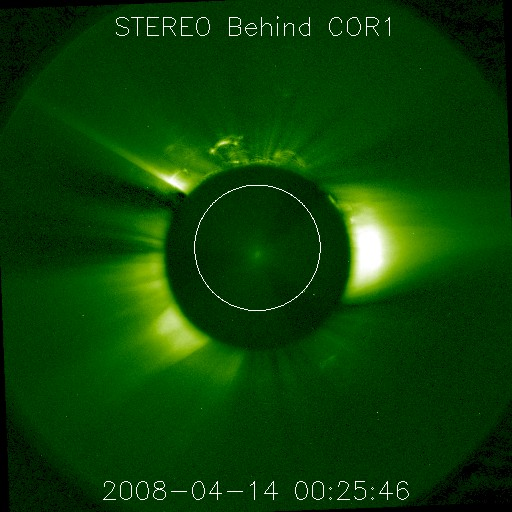
//> input picture data/a-o.jpg, 512 x 512 px
$ ./thresh_test data/a-o.jpg   (built with g++ and OpenCV 4)
//> lines starting //> are read from the running program, lines starting //| are printed output that depends on the picture; after the words box and inside, x2 and y2 are one past the last pixel; in counts of white or black regions, pixels touching at a corner belong together
//
// Created by Jean-Luc Thumm on 7/17/17.
//
/**
 * @file HoughCircle_Demo.cpp
 * @brief Demo code for Hough Transform
 * @author OpenCV team
 */

#include "opencv2/imgcodecs.hpp"
#include "opencv2/highgui.hpp"
#include "opencv2/imgproc.hpp"
#include <iostream>

using namespace std;
using namespace cv;

namespace
{
    // windows and trackbars name
    const std::string windowName = "Hough Circle Detection Demo";
    const std::string cannyThresholdTrackbarName = "Canny threshold";
    const std::string accumulatorThresholdTrackbarName = "Accumulator Threshold";
    const std::string usage = "Usage : tutorial_HoughCircle_Demo <path_to_input_image>\n";

    // initial and max values of the parameters of interests.
    const int cannyThresholdInitialValue = 200;
    const int accumulatorThresholdInitialValue = 50;
    const int maxAccumulatorThreshold = 200;
    const int maxCannyThreshold = 255;

    void HoughDetection(const Mat& src_gray, const Mat& src_display, int cannyThreshold, int accumulatorThreshold)
    {
        // will hold the results of the detection
        std::vector<Vec3f> circles;
        // runs the actual detection
        HoughCircles( src_gray, circles, HOUGH_GRADIENT, 1, src_gray.rows/8, cannyThreshold, accumulatorThreshold, 0, 0 );

        // clone the colour, input image for displaying purposes
        Mat display = src_display.clone();
        for( size_t i = 0; i < circles.size(); i++ )
        {
            Point center(cvRound(circles[i][0]), cvRound(circles[i][1]));
            int radius = cvRound(circles[i][2]);
            // circle center
            circle( display, center, 3, Scalar(0,255,0), -1, 8, 0 );
            // circle outline
            circle( display, center, radius, Scalar(0,0,255), 3, 8, 0 );
        }

        // shows the results
        imshow( windowName, display);
    }
}


int main(int argc, char** argv)
{
    Mat src, src_gray;

    if (argc < 2)
    {
        std::cerr<<"No input image specified\n";
        std::cout<<usage;
        return -1;
    }

    // Read the image
    src = imread( argv[1], IMREAD_COLOR );
//> src is the input picture: 512 rows x 512 cols, CV_8UC3; mean B, G, R 5.4, 64.8, 10.7

    if( src.empty() )
    {
        std::cerr<<"Invalid input image\n";
        std::cout<<usage;
        return -1;
    }

    // Convert it to gray
    cvtColor( src, src_gray, COLOR_BGR2GRAY );
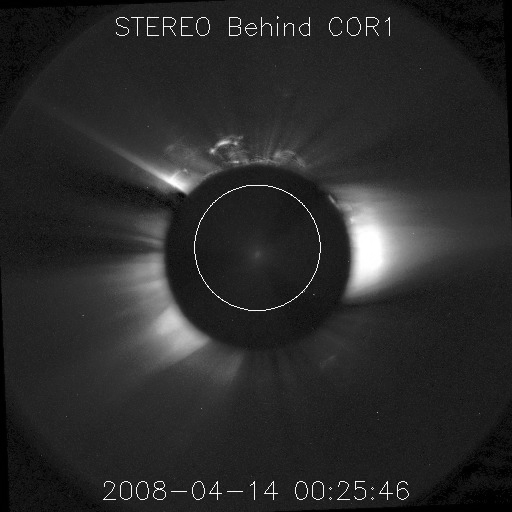
//> src_gray: 512 rows x 512 cols, CV_8UC1; min 0, max 255, mean 41.8

    // Reduce the noise so we avoid false circle detection
    GaussianBlur( src_gray, src_gray, Size(9, 9), 2, 2 );
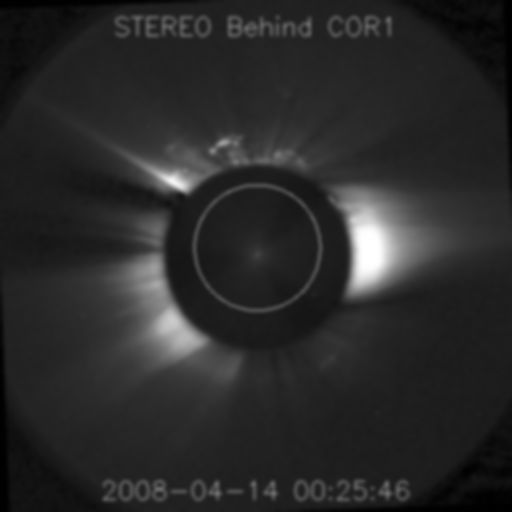
//> src_gray: 512 rows x 512 cols, CV_8UC1; min 0, max 255, mean 41.8

    //declare and initialize both parameters that are subjects to change
    int cannyThreshold = cannyThresholdInitialValue;
    int accumulatorThreshold = accumulatorThresholdInitialValue;

    // create the main window, and attach the trackbars
    namedWindow( windowName, WINDOW_AUTOSIZE );
    createTrackbar(cannyThresholdTrackbarName, windowName, &cannyThreshold,maxCannyThreshold);
    createTrackbar(accumulatorThresholdTrackbarName, windowName, &accumulatorThreshold, maxAccumulatorThreshold);

    // infinite loop to display
    // and refresh the content of the output image
    // until the user presses q or Q
    char key = 0;
    while(key != 'q' && key != 'Q')
    {
        // those paramaters cannot be =0
        // so we must check here
        cannyThreshold = std::max(cannyThreshold, 1);
        accumulatorThreshold = std::max(accumulatorThreshold, 1);

        cout << cannyThreshold << "|" << accumulatorThreshold << endl;

        //runs the detection, and update the display
        HoughDetection(src_gray, src, cannyThreshold, accumulatorThreshold);
//> in HoughDetection, `HoughCircles( src_gray, circles, HOUGH_GRADIENT, 1, src_gray.rows/8, c..`: circles = empty

        // get user key
        key = (char)waitKey(10);
//> the 'q' key is pressed
    }

    return 0;
}

$ run again, on data/b-o.jpg
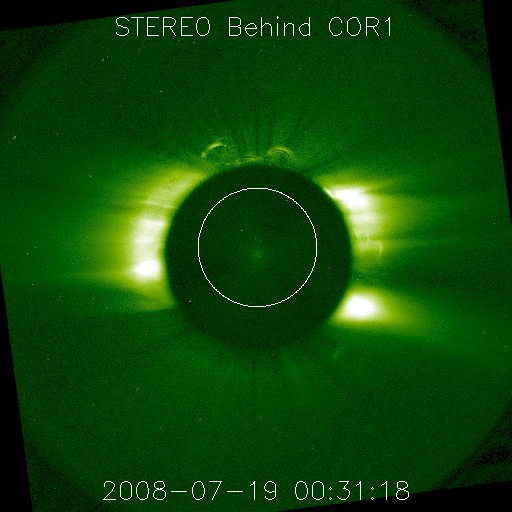
//> input picture data/b-o.jpg, 512 x 512 px
//> src is the input picture: 512 rows x 512 cols, CV_8UC3; mean B, G, R 7.2, 70.2, 13.4
//> `cvtColor( src, src_gray, COLOR_BGR2GRAY );`:
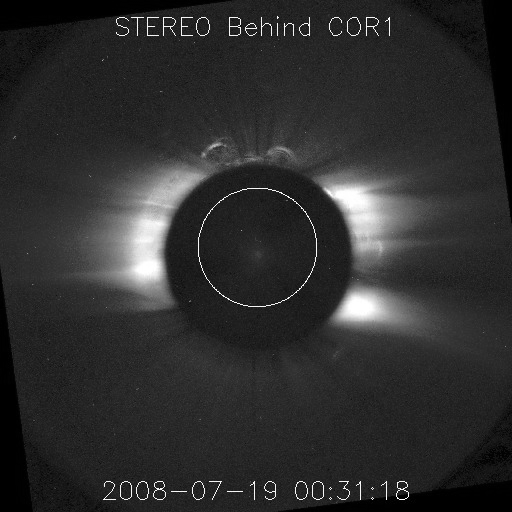
//> src_gray: 512 rows x 512 cols, CV_8UC1; min 0, max 255, mean 46
//> `GaussianBlur( src_gray, src_gray, Size(9, 9), 2, 2 );`:
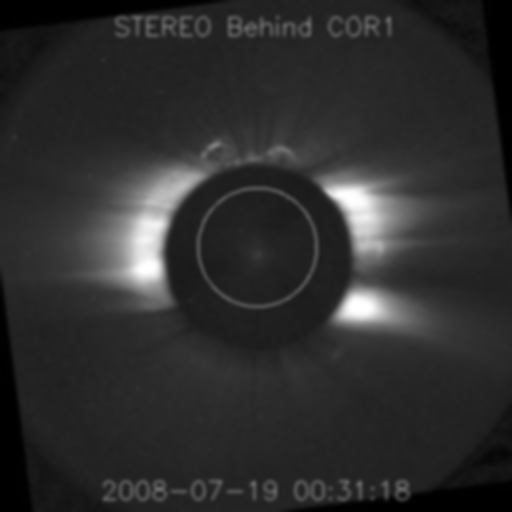
//> src_gray: 512 rows x 512 cols, CV_8UC1; min 0, max 255, mean 46
//> circles = empty

$ run again, on data/b-s.jpg
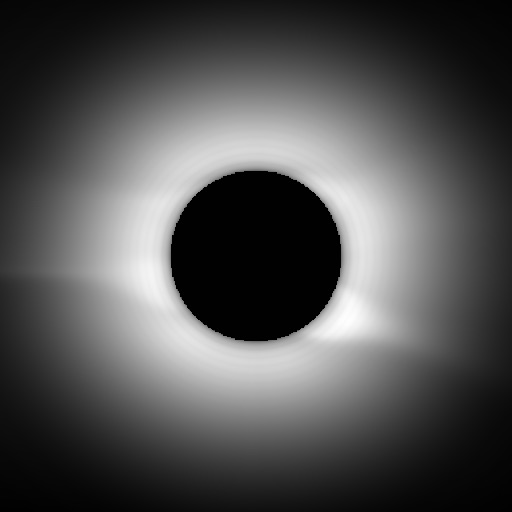
//> input picture data/b-s.jpg, 512 x 512 px
//> src is the input picture: 512 rows x 512 cols, CV_8UC3; min 0, max 254, mean 80
//> circles = 1 circle (x, y, radius): [254.5, 256.5, 86.5]
//> the loop in HoughDetection, `for( size_t i = 0; i < circles.size(); i++ )` made 1 pass
//> (center, radius) on pass 1: (Point(254, 256), 86)
//> after the loop in HoughDetection, `for( size_t i = 0; i < circles.size(); i++ )`:
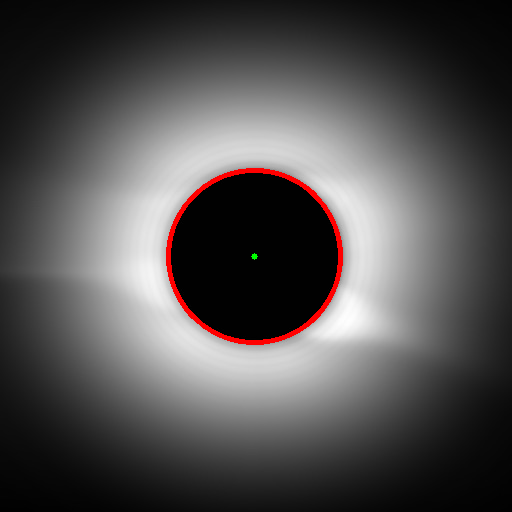
//> display: 512 rows x 512 cols, CV_8UC3; 1.02% of pixels changed, all inside (x1, y1, x2, y2) = (166, 168, 343, 345)
